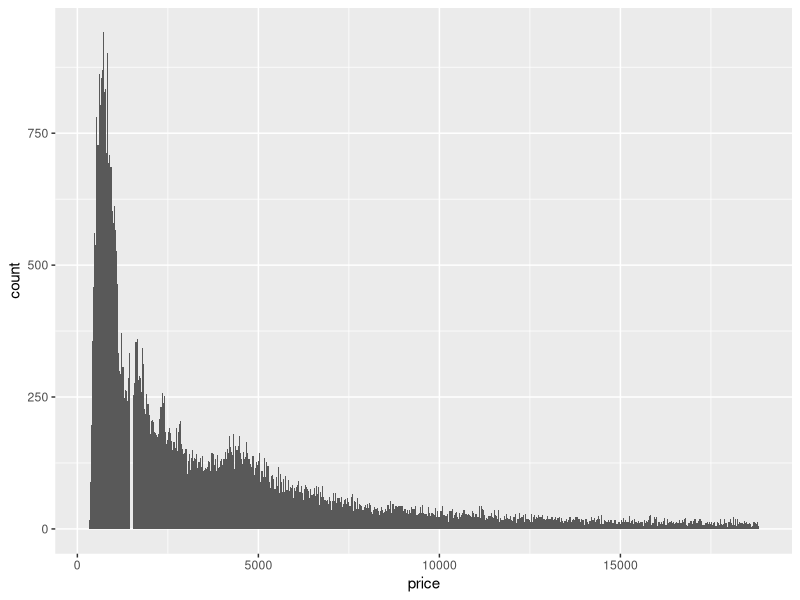
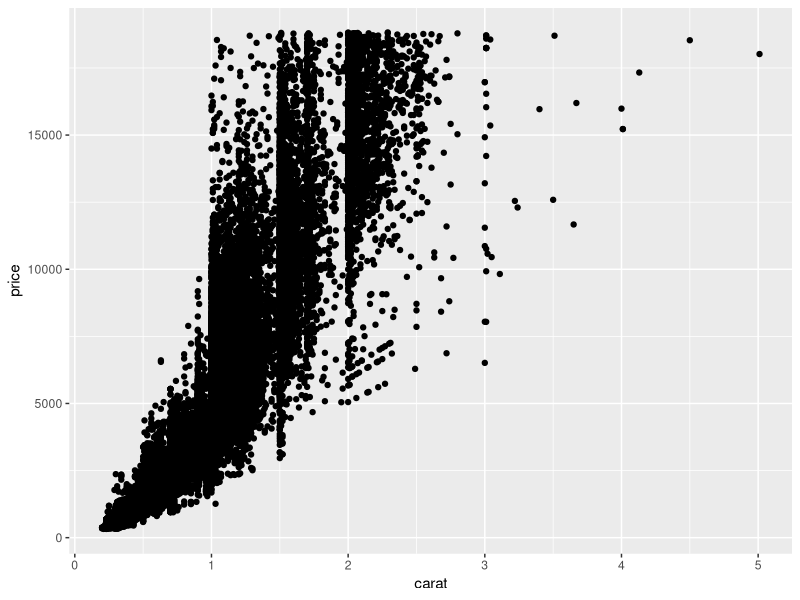
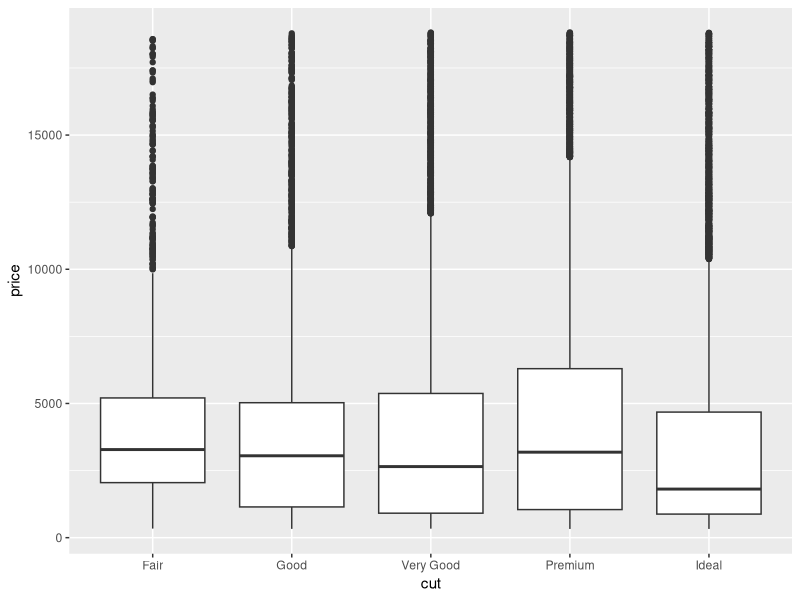
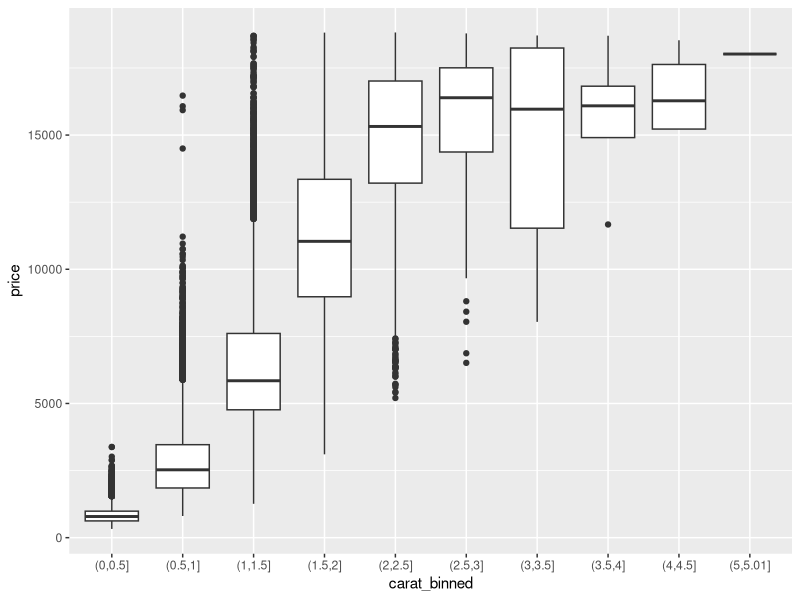
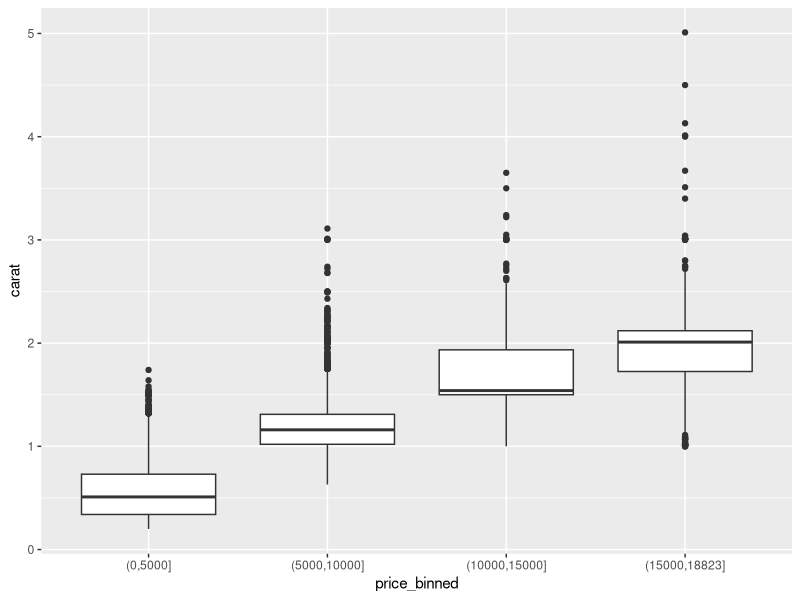
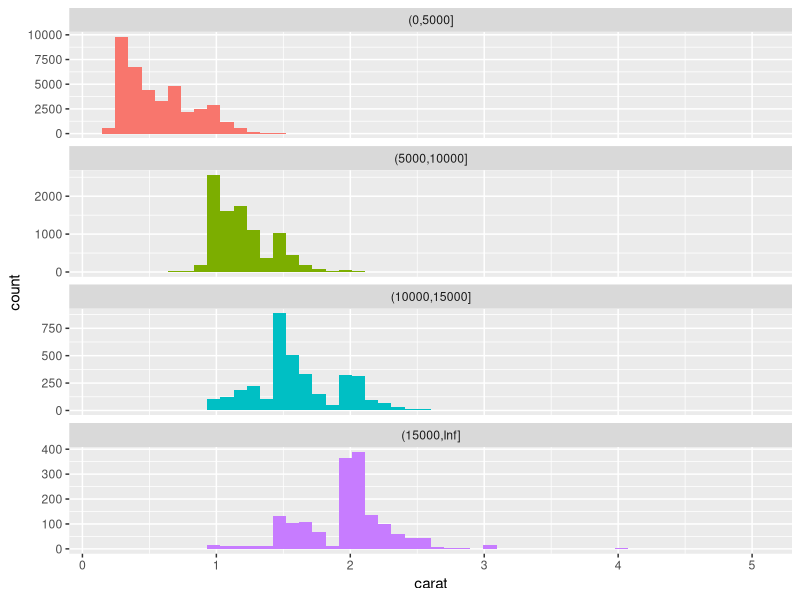

The R script that drew these images, in order:
## ---- chunk 1
knitr::opts_chunk$set(echo = TRUE)
## ---- chunk 2
# required package
library(tidyverse)
## ---- chunk 3
ggplot(data = diamonds) + 
  geom_histogram(mapping = aes(x=price), binwidth = 30)
## ---- chunk 4
# Scatterplot of carat and price (plotting price on y-axis aids interpretation)
ggplot(diamonds, aes(x=carat, y=price)) + 
  geom_point()

# This can be repeated for categorical vars clarity and color
ggplot(diamonds, aes(x=cut, y=price)) + 
  geom_boxplot()

# To look at the carat variable as a box plot as well, first "bin" the carat 
# cariable by using the `cut` function, then plot. The code below creates a new 
# variable called `carat_binned` that puts each observation into a "bin" that 
# has a width of .5 (e.g. 0.0-0.5, 0.5-1.0, 1.0-1.5, etc.).
diamonds %>%
  mutate(carat_binned = cut(carat, breaks=c(seq(0, max(carat), .5), max(carat)))) %>%
  ggplot(., aes(x=carat_binned, y=price)) + 
    geom_boxplot()
## ---- chunk 5
diamonds %>% 
  filter(!is.na(carat), !is.na(price)) %>%
  mutate(price_binned = cut(price, breaks=c(seq(0, max(price), 5000), 
                                            max(price)), dig.lab=10)) %>%
  ggplot(., aes(price_binned, carat)) + 
  geom_boxplot()

# Another acceptable answer that employs faceting
diamonds %>% 
  filter(!is.na(carat), !is.na(price)) %>%
  mutate(price_binned = cut(price, 
                            breaks=c(seq(0, max(price), 5000), Inf), 
                            dig.lab=10)) %>%
  ggplot(., aes(x=carat, fill=price_binned)) + 
  geom_histogram(bins=50, show.legend = FALSE) + 
  facet_wrap(~ price_binned, scales = 'free_y', ncol = 1)
